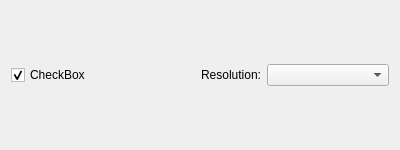
<?xml version="1.0" encoding="UTF-8"?>
<ui version="4.0">
 <class>CameraVideoProvider</class>
 <widget class="QWidget" name="CameraVideoProvider">
  <property name="geometry">
   <rect>
    <x>0</x>
    <y>0</y>
    <width>400</width>
    <height>150</height>
   </rect>
  </property>
  <property name="windowTitle">
   <string>Form</string>
  </property>
  <layout class="QHBoxLayout" name="horizontalLayout">
   <item>
    <widget class="QCheckBox" name="chk_enabled">
     <property name="text">
      <string>CheckBox</string>
     </property>
     <property name="checked">
      <bool>true</bool>
     </property>
    </widget>
   </item>
   <item>
    <widget class="QLabel" name="lbl_resolution">
     <property name="text">
      <string>Resolution:</string>
     </property>
     <property name="alignment">
      <set>Qt::AlignRight|Qt::AlignTrailing|Qt::AlignVCenter</set>
     </property>
    </widget>
   </item>
   <item>
    <widget class="QComboBox" name="cmb_resolution"/>
   </item>
  </layout>
 </widget>
 <resources/>
 <connections/>
</ui>
